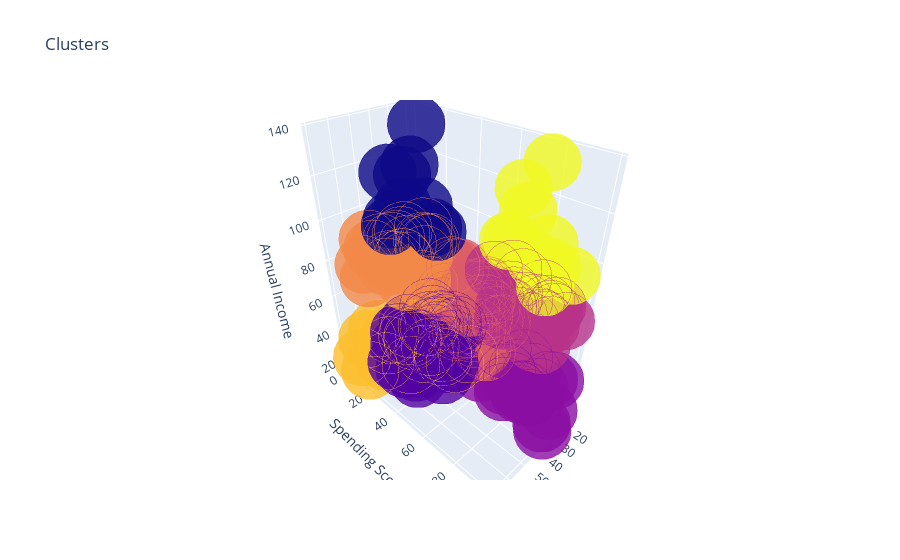

Source (notebook cell):
### Code cell
import plotly as py
import plotly.graph_objs as go
al = KMeans(n_clusters= 8)
al.fit(x)
labels3 = al.labels_
centroids3 = al.cluster_centers_
data['Label 3'] = labels3
trace = go.Scatter3d(
    x = data['Age'],
    y = data['Spending Score (1-100)'],
    z = data['Annual Income (k$)'],
    mode = 'markers', marker = dict(color = data['Label 3'], size = 20, line = dict(color = data['Label 3'], width = 20), opacity = 0.8)
)
dt = [trace]
layout = go.Layout(title = 'Clusters', scene = dict(
                                                    xaxis = dict(title = 'Age'),
                                                    yaxis = dict(title = 'Spending Score'),
                                                    zaxis = dict( title = 'Annual Income')))
fig = go.Figure(data = dt, layout = layout)
py.offline.iplot(fig)

### Figure 1 — Plotly figure (JSON) as saved in the notebook; plotly's stock layout.template omitted (floating-point values rounded to 4 significant figures; data arrays with more than 128 entries replaced by an {"elided": "..."} marker saying what was removed)
{"data": [{"marker": {"color": {"elided": "200 int values"}, "line": {"color": {"elided": "200 int values"}, "width": 20}, "opacity": 0.8, "size": 20}, "mode": "markers", "type": "scatter3d", "x": {"elided": "200 int values"}, "y": {"elided": "200 int values"}, "z": {"elided": "200 int values"}}], "layout": {"scene": {"xaxis": {"title": {"text": "Age"}}, "yaxis": {"title": {"text": "Spending Score"}}, "zaxis": {"title": {"text": "Annual Income"}}}, "title": {"text": "Clusters"}}}
